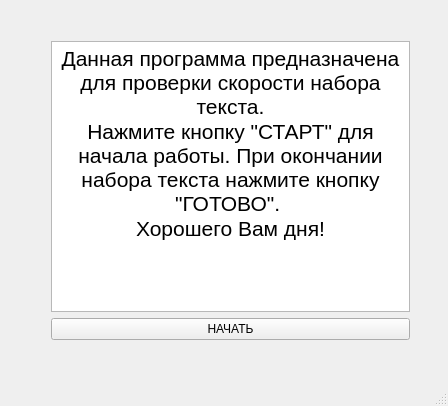
<?xml version="1.0" encoding="UTF-8"?>
<ui version="4.0">
 <class>MainWindow</class>
 <widget class="QMainWindow" name="MainWindow">
  <property name="geometry">
   <rect>
    <x>0</x>
    <y>0</y>
    <width>448</width>
    <height>406</height>
   </rect>
  </property>
  <property name="windowTitle">
   <string>MainWindow</string>
  </property>
  <widget class="QWidget" name="centralwidget">
   <widget class="QWidget" name="layoutWidget">
    <property name="geometry">
     <rect>
      <x>40</x>
      <y>30</y>
      <width>381</width>
      <height>321</height>
     </rect>
    </property>
    <layout class="QVBoxLayout" name="verticalLayout">
     <item>
      <widget class="QTextBrowser" name="textBrowser">
       <property name="html">
        <string>&lt;!DOCTYPE HTML PUBLIC &quot;-//W3C//DTD HTML 4.0//EN&quot; &quot;http://www.w3.org/TR/REC-html40/strict.dtd&quot;&gt;
&lt;html&gt;&lt;head&gt;&lt;meta name=&quot;qrichtext&quot; content=&quot;1&quot; /&gt;&lt;style type=&quot;text/css&quot;&gt;
p, li { white-space: pre-wrap; }
&lt;/style&gt;&lt;/head&gt;&lt;body style=&quot; font-family:'MS Shell Dlg 2'; font-size:8.25pt; font-weight:400; font-style:normal;&quot;&gt;
&lt;p align=&quot;center&quot; style=&quot; margin-top:0px; margin-bottom:0px; margin-left:0px; margin-right:0px; -qt-block-indent:0; text-indent:0px;&quot;&gt;&lt;span style=&quot; font-size:16pt;&quot;&gt;Данная программа предназначена для проверки скорости набора текста.&lt;/span&gt;&lt;/p&gt;
&lt;p align=&quot;center&quot; style=&quot; margin-top:0px; margin-bottom:0px; margin-left:0px; margin-right:0px; -qt-block-indent:0; text-indent:0px;&quot;&gt;&lt;span style=&quot; font-size:16pt;&quot;&gt;Нажмите кнопку &amp;quot;СТАРТ&amp;quot; для начала работы. При окончании набора текста нажмите кнопку &amp;quot;ГОТОВО&amp;quot;. &lt;/span&gt;&lt;/p&gt;
&lt;p align=&quot;center&quot; style=&quot; margin-top:0px; margin-bottom:0px; margin-left:0px; margin-right:0px; -qt-block-indent:0; text-indent:0px;&quot;&gt;&lt;span style=&quot; font-size:16pt;&quot;&gt;Хорошего Вам дня!&lt;/span&gt;&lt;/p&gt;&lt;/body&gt;&lt;/html&gt;</string>
       </property>
      </widget>
     </item>
     <item>
      <widget class="QPushButton" name="pushButton">
       <property name="text">
        <string>НАЧАТЬ</string>
       </property>
      </widget>
     </item>
    </layout>
   </widget>
  </widget>
  <widget class="QMenuBar" name="menubar">
   <property name="geometry">
    <rect>
     <x>0</x>
     <y>0</y>
     <width>448</width>
     <height>21</height>
    </rect>
   </property>
  </widget>
  <widget class="QStatusBar" name="statusbar"/>
 </widget>
 <layoutdefault spacing="6" margin="11"/>
 <resources/>
 <connections/>
</ui>
